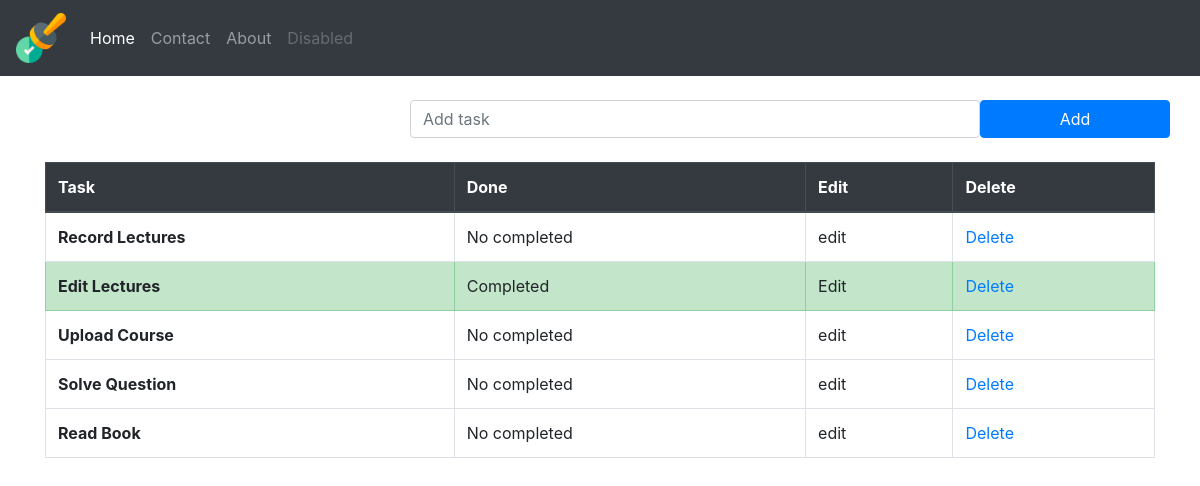
Before: /task/ with the older database file.
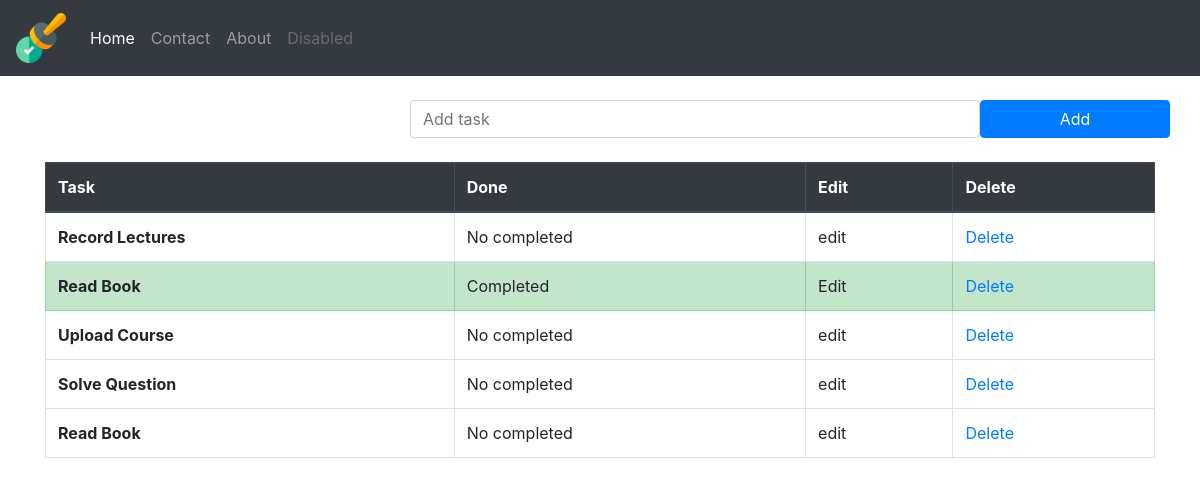
After: the same page with the newer database file.
### todolist_app/models.py (models this page shows, shortened)
class TaskList(models.Model):
    task = models.CharField(max_length=300)
    done = models.BooleanField(default=False)
    class Meta:
        verbose_name = ("Task")
        verbose_name_plural = ("Tasks")

### todolist_app/views.py (the view)
# urls.py: path('', views.todolist, name='todolist'),
def todolist(request):
    if request.method == "POST":
        form = TaskForm(request.POST or None)
        if form.is_valid():
            form.save()
        messages.success(request,("New task added"))
        return redirect('todolist')
    else:
        all_tasks = TaskList.objects.all()
        return render(request, 'todolist_app/todolist.html', {'all_tasks': all_tasks})

### todolist_app/templates/todolist_app/todolist.html (shortened to what this page needs)
{% extends 'base.html' %}
{% block content %}
  <div class="container">
    <br>
  <form method="POST" class="row">
      <label class=col-lg-4></label>
      <input type="text" class="form-control col-lg-6"  name="task" placeholder="Add task">
      <button type="submit" class="btn btn-primary col-lg-2">Add</button>
  </form>
  <br>
    <table class="table table-bordered">
      <thead class="thead-dark">
        <tr>
          <th scope="col">Task</th>
           <th scope="col">Done</th>
          <th scope="col">Edit</th>
           <th scope="col">Delete</th>
        </tr>
      </thead>
      <tbody>
        {% if all_tasks %}
          {% for task in all_tasks  %}
            {% if task.done %}
              <tr class="table-success">
                <th scope="row">{{ task.task }}</th>
                <td>Completed</td>
                <td>Edit</td>
                <td> <a href="{% url 'delete_task' task.id %}">Delete</a> </td>
              </tr>
            {% else %}
              <tr>
                <th scope="row">{{ task.task }}</th>
                <td>No completed</td>
                <td>edit</td>
                <td> <a href="{% url 'delete_task' task.id %}">Delete</a> </td>
              </tr>
            {% endif %}
          {% endfor %}
        {% endif %}
      </tbody>
    </table>
</div>
{% endblock content %}

Changed rows visible on the page:
changed TaskList (number 2 of 5 on the later page): task "Edit Lectures" → "Read Book"
